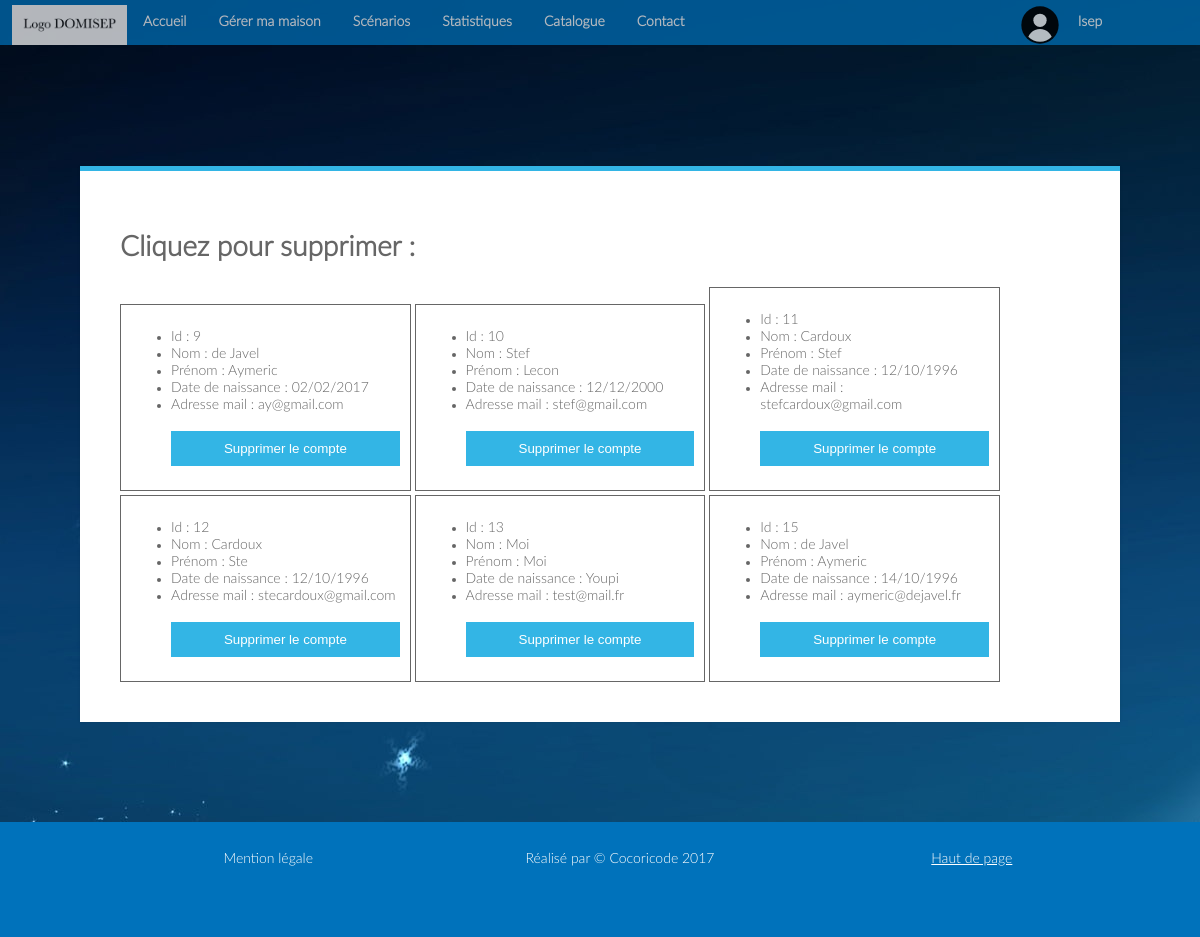
The page /index.php?page=admin (signed in) on the database as committed earlier.
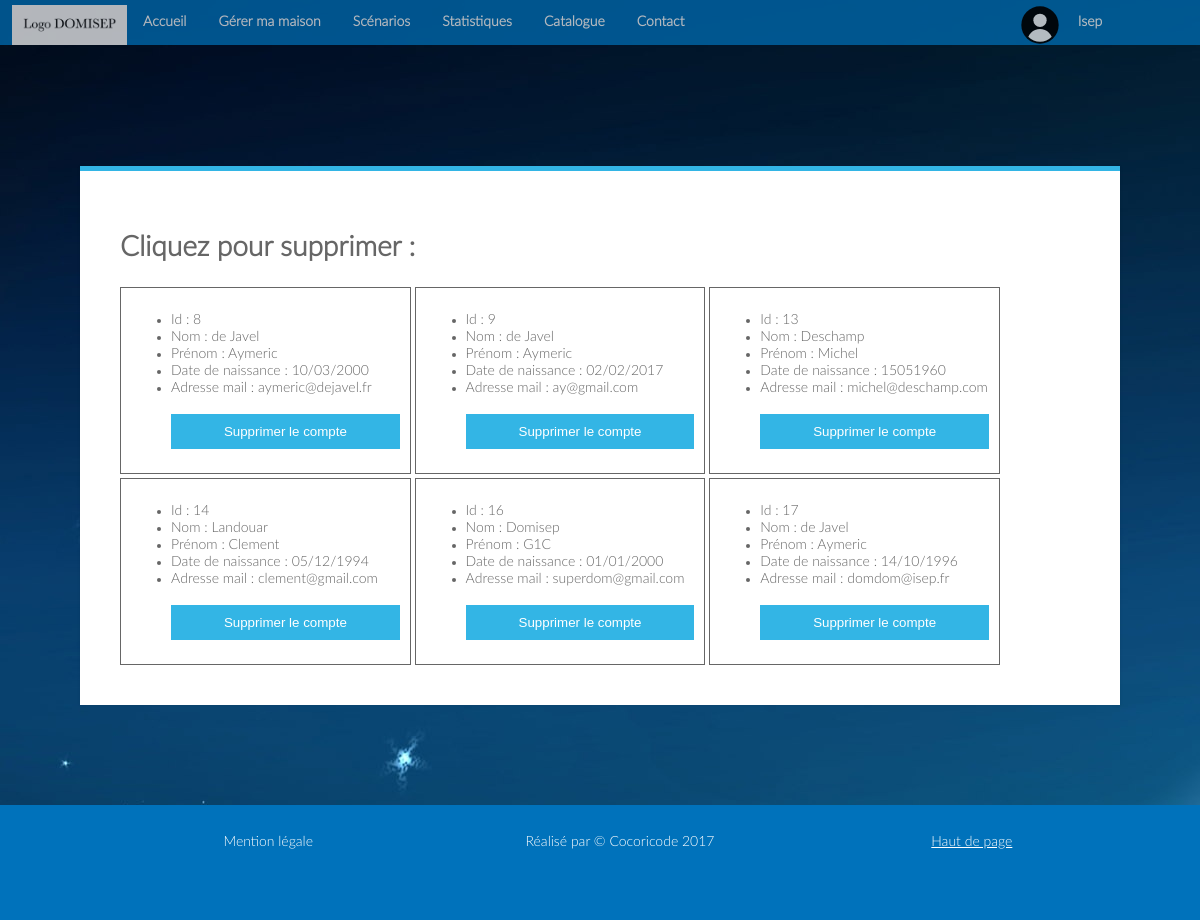
The same page on the database as committed later.
### tables this page shows
CREATE TABLE `utilisateur` (
  `Id` int(11) NOT NULL,
  `Mail` varchar(25) DEFAULT NULL,
  `Password` varchar(50) DEFAULT NULL,
  `Nom` varchar(25) DEFAULT NULL,
  `Prenom` varchar(25) DEFAULT NULL,
  `Date_naissance` varchar(25) DEFAULT NULL,
  `Permission` int(11) DEFAULT NULL
);

### Vue/gabarit.php (called while the page is built, shortened)
<?php
include('Vue/header.php');
?>

### Controleur/admin.php (called while the page is built)
<?php
$tab=[];
$iduser = $_SESSION['id'];
include 'Modele/connexion_bdd.php';
$req= $mysqli->query("SELECT * FROM Utilisateur WHERE id != $iduser");
while ($donne = $req ->fetch_array(MYSQLI_ASSOC)) {
	array_push($tab,$donne);
}
include 'Vue/admin.php';
?>

### Vue/admin.php (the view, shortened to what this page needs)
<?php
include 'Vue/gabarit.php';
?>
<div class="module3">
	<div class="module form-block">
		<h1>Cliquez pour supprimer :</h1>
	<?php
	foreach ( $tab as $key => $value ) {
		?>
			<div class="capt">
			<ul>
				<li>Id : <?php echo $tab[$key]['Id'] ?></li>
				<li>Nom : <?php echo $tab[$key]['Nom'] ?></li>
				<li>Prénom : <?php echo $tab[$key]['Prenom'] ?></li>
				<li>Date de naissance : <?php echo $tab[$key]['Date_naissance'] ?></li>
				<li>Adresse mail : <?php echo $tab[$key]['Mail'] ?></li>
				<br>
				<button
					onclick='supprimer("<?php echo $tab[$key]['Id'] ?>","<?php echo $tab[$key]['Nom'] ?>","<?php echo $tab[$key]['Prenom'] ?>")'>Supprimer
					le compte</button>
			</ul>
		</div>
		<?
	}
	?>
	</div>
</div>

### index.php (shortened to what this page needs)
<?php
require ("Vue/fonctions.php");
if (isset ( $_SESSION ['id'] ) && isset ( $_SESSION ['mail'] )) {
	switch (htmlentities ( $_GET ["page"] )) {
		case "admin" :
			include ("Controleur/admin.php");
			break;
	}
}
require ('Vue/footer.php');
?>

### Vue/header.php (shortened to what this page needs)
<!DOCTYPE html>
<html>
<head>
<link rel="stylesheet" href="Vue/style.css" type="text/css" />
<link rel="stylesheet" href="Vue/stylead.css" type="text/css" />
<link rel="stylesheet" href="Vue/dropit.css" type="text/css" />
</head>
<body>
	<div class="header">
		<nav class="menu">
			<ul id="menu_deroulant">
				<div class="logo">
					<img src="Vue/logo.png"></img>
					<li><a <?php activepage("accueil")?> href="index.php?page=accueil">Accueil</a></li>
					<li><a <?php activepage("reglages")?>
						href="index.php?page=reglages">Gérer ma maison</a></li>
					<li><a <?php activepage("scenarios")?>
						href="index.php?page=scenarios">Scénarios</a></li>
					<li><a <?php activepage("stats")?> href="index.php?page=stats">Statistiques</a></li>
					<li><a <?php activepage("catalogue")?>
						href="index.php?page=catalogue">Catalogue</a></li>
					<li><a <?php activepage("contact")?> href="index.php?page=contact">Contact</a></li>
			<?php if (isset($_SESSION['id'])) {?>
			<div class="nav-right">
						<img src="Vue/user.svg"
							style="padding-right: 5px;width=30px;height=30px;"></img>
						<div class="nav-right2">
							<ul id="dropit" class="dropit">
								<li class="dropit-trigger dropit-open"><a href="#"><?php echo $_SESSION['prenom']; ?></a>
									</li>
							</ul>
						</div>
					</div>
				</div>
			<?php
			}
			?>
		</ul>
		</nav>
	</div>

### Vue/fonctions.php (shortened to what this page needs)
<?php
function activepage($requestUri)
{
	if (isset($_GET["page"])) {
		$current_file_name = htmlentities($_GET["page"]);
	}
	else {
		$current_file_name = "";
	}
	if ($current_file_name == $requestUri)
		echo 'class="active"';
}
	?>

### Vue/footer.php
<div class="footer">
  <ul>
    <li>Mention légale</li>
    <li>Réalisé par © Cocoricode 2017</li>
    <li><a href="#contenu">Haut de page</a></li>
  </ul>
</div>
</body>
</html>

### Vue/style.css (style rules this page uses)
body { font-family: LatoLight; margin: 0; padding: 0; background-image: url('Vue/background.jpg'); background-size: 100%; height: 100%; }
.header { padding-bottom: 0.5%; color: Blue; }
.menu { border-width: 1px; padding: 0; background-color: Snow; text-align: center; opacity: 0.7; display: inline-block; width: 100%; position: fixed; font-weight: bold; position : static; color : white; }
.header ul li { list-style-type: none; display: inline-block; }
.menu ul { list-style-type: none; margin: 0; padding: 0; overflow: hidden; background-color: #0072BB; text-decoration-color: black; }
.menu li { float: left; color : white; }
.menu li a { display: block; color: #666; text-align: center; padding: 14px 16px; text-decoration: none; color: #FFFFFF; }
.logo img { height: 40px; padding-left: 1%; padding-top: 5px; float: left; }
body { background: #e9e9e9; background-image:url(background.jpg); color: #666666; font-size: 14px; -webkit-font-smoothing: antialiased; -moz-osx-font-smoothing: grayscale; }
.nav-right { position: absolute;left: 85%; }
.nav-right2 { position: absolute;left: 93%; }
.module3 { position: relative; padding-top: 8%; width: 100%; height : 100%; margin-bottom : 100px; }
.module3 .capt { margin-top: 4px; border: solid; border-width: 1px; display: inline-block; width: 28%; padding: 10px; -webkit-transition: width 2s; transition: width 2s; transition: all .2s ease-out; }
.form-block { position: relative; background: #ffffff; max-width: 80%; border-top: 5px solid #33b5e5; box-shadow: 0 0 3px rgba(0, 0, 0, 0.1); margin: 0 auto; padding: 40px; }
.form-block button { cursor: pointer; background: #33b5e5; width: 100%; border: 0; padding: 10px 15px; color: #ffffff; -webkit-transition: 0.3s ease; transition: 0.3s ease; }

### Vue/stylead.css (style rules this page uses)
.footer { position: relative; text-align: center; border-width: 1px; background-color: #0072BB ; width: 100%; height: 100px; bottom : 0; color:#ffffff; padding-top: 15px; }
.footer li a:link, .footer li a:visited { color:#ffffff; }
.footer li { list-style: none; display: inline-block; width: 30%; }

### Vue/dropit.css (style rules this page uses)
.dropit { list-style: none; padding: 0; margin: 0; }
.dropit .dropit-trigger { position: relative; }

Rows that differ between the two databases and show on the page:
removed utilisateur: Id "10", Nom "Stef", Prenom "Lecon", Date_naissance "12/12/2000", Mail "stef@gmail.com"
removed utilisateur: Id "11", Nom "Cardoux", Prenom "Stef", Date_naissance "12/10/1996", Mail "stefcardoux@gmail.com"
removed utilisateur: Id "12", Nom "Cardoux", Prenom "Ste", Date_naissance "12/10/1996", Mail "stecardoux@gmail.com"
removed utilisateur: Id "15", Nom "de Javel", Prenom "Aymeric", Date_naissance "14/10/1996", Mail "aymeric@dejavel.fr"
added utilisateur: Id "8", Nom "de Javel", Prenom "Aymeric", Date_naissance "10/03/2000", Mail "aymeric@dejavel.fr"
changed utilisateur id 13: Nom "Moi" → "Deschamp"; Prenom "Moi" → "Michel"; Date_naissance "Youpi" → "15051960"; Mail "test@mail.fr" → "michel@deschamp.com"
added utilisateur: Id "14", Nom "Landouar", Prenom "Clement", Date_naissance "05/12/1994", Mail "clement@gmail.com"
added utilisateur: Id "16", Nom "Domisep", Prenom "G1C", Date_naissance "01/01/2000", Mail "superdom@gmail.com"
added utilisateur: Id "17", Nom "de Javel", Prenom "Aymeric", Date_naissance "14/10/1996", Mail "domdom@isep.fr"
